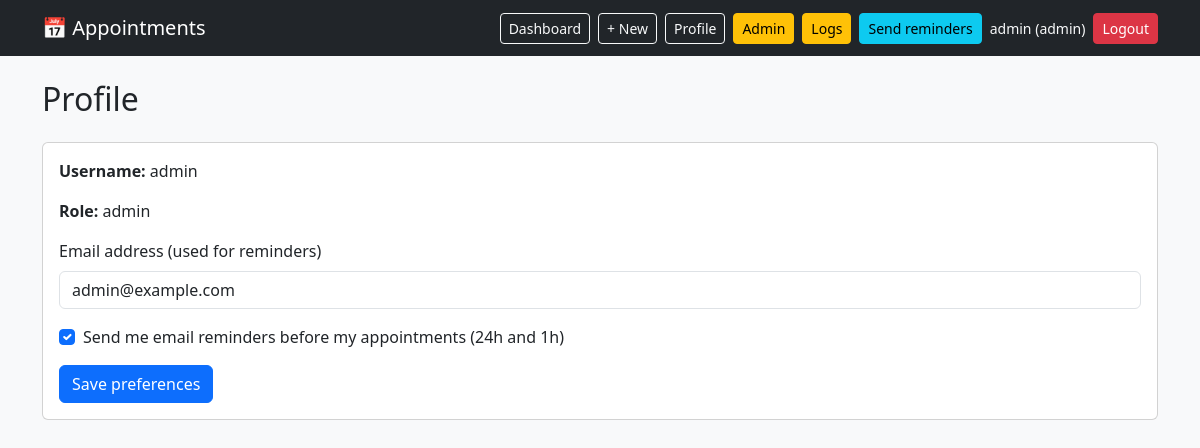
Screenshot of /profile (signed in) with the database file from the repository.
### tables this page shows
CREATE TABLE users (
    id INTEGER PRIMARY KEY AUTOINCREMENT,
    username TEXT UNIQUE NOT NULL,
    password_hash TEXT NOT NULL,
    role TEXT NOT NULL DEFAULT 'user',
    receive_email_reminders INTEGER NOT NULL DEFAULT 1,
    email TEXT,
    created_at DATETIME DEFAULT CURRENT_TIMESTAMP
);

### app.py (the view, shortened to what this page needs)
@app.route("/profile", methods=["GET", "POST"])
@login_required
def profile():
    db = get_db()
    uid = session["user_id"]
    user = db.execute(
        "SELECT id, username, role, email, receive_email_reminders FROM users WHERE id = ?",
        (uid,),
    ).fetchone()
    if not user:
        abort(404)
    return render_template("profile.html", user=user)

### app.py (called while the page is built)
def get_db() -> sqlite3.Connection:
    if "db" not in g:
        g.db = sqlite3.connect(DATABASE, detect_types=sqlite3.PARSE_DECLTYPES)
        g.db.row_factory = sqlite3.Row
        g.db.execute("PRAGMA foreign_keys = ON")
    return g.db

def login_required(fn):
    @wraps(fn)
    def wrapper(*a, **kw):
        if "user_id" not in session:
            return redirect(url_for("login"))
        last = session.get("last_active")
        now = time.time()
        if last and now - last > SESSION_TIMEOUT_MINUTES * 60:
            session.clear()
            flash("Session expired. Please log in again.", "warning")
            return redirect(url_for("login"))
        session["last_active"] = now
        return fn(*a, **kw)
    return wrapper

@app.context_processor
def inject_user():
    return {
        "current_user": {
            "id": session.get("user_id"),
            "username": session.get("username"),
            "role": session.get("role"),
        } if "user_id" in session else None
    }

### templates/profile.html (shortened to what this page needs)
{% extends "base.html" %}
{% block content %}
<h2 class="mb-4">Profile</h2>
<div class="card">
  <div class="card-body">
    <p><strong>Username:</strong> {{ user.username }}</p>
    <p><strong>Role:</strong> {{ user.role }}</p>
    <form method="post">
      <div class="mb-3">
        <label class="form-label">Email address (used for reminders)</label>
        <input type="email" name="email" class="form-control" value="{{ user.email or '' }}">
      </div>
      <div class="form-check mb-3">
        <input class="form-check-input" type="checkbox" name="receive_email_reminders"
               id="reminderToggle" {% if user.receive_email_reminders %}checked{% endif %}>
        <label class="form-check-label" for="reminderToggle">
          Send me email reminders before my appointments (24h and 1h)
        </label>
      </div>
      <button class="btn btn-primary" type="submit">Save preferences</button>
    </form>
  </div>
</div>
{% endblock %}

### rows the page displays
users: username "admin", role "admin", email "admin@example.com", receive_email_reminders "☑"

### other values shown
{{ current_user.username }} "admin"
{{ current_user.role }} "admin"
